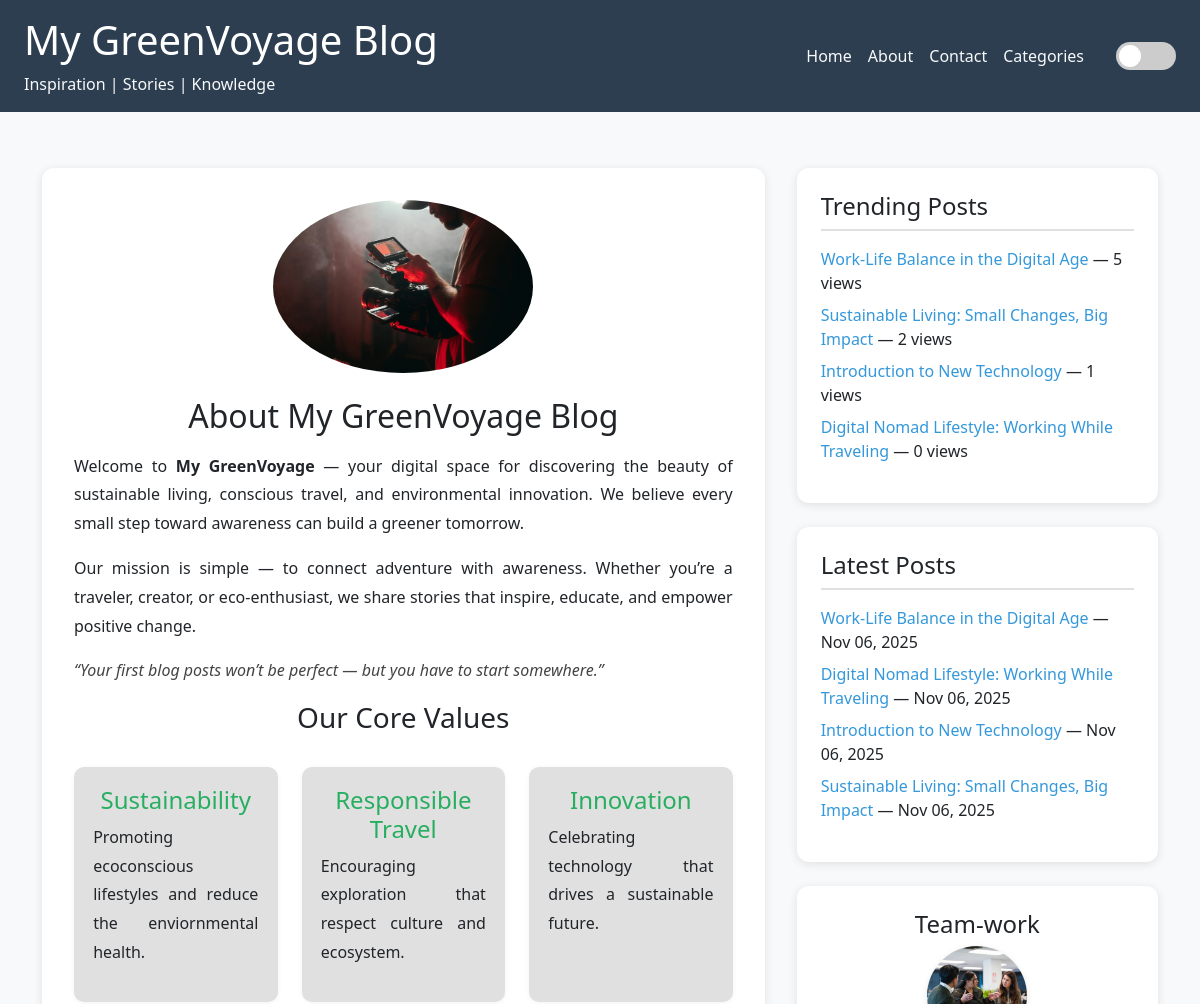
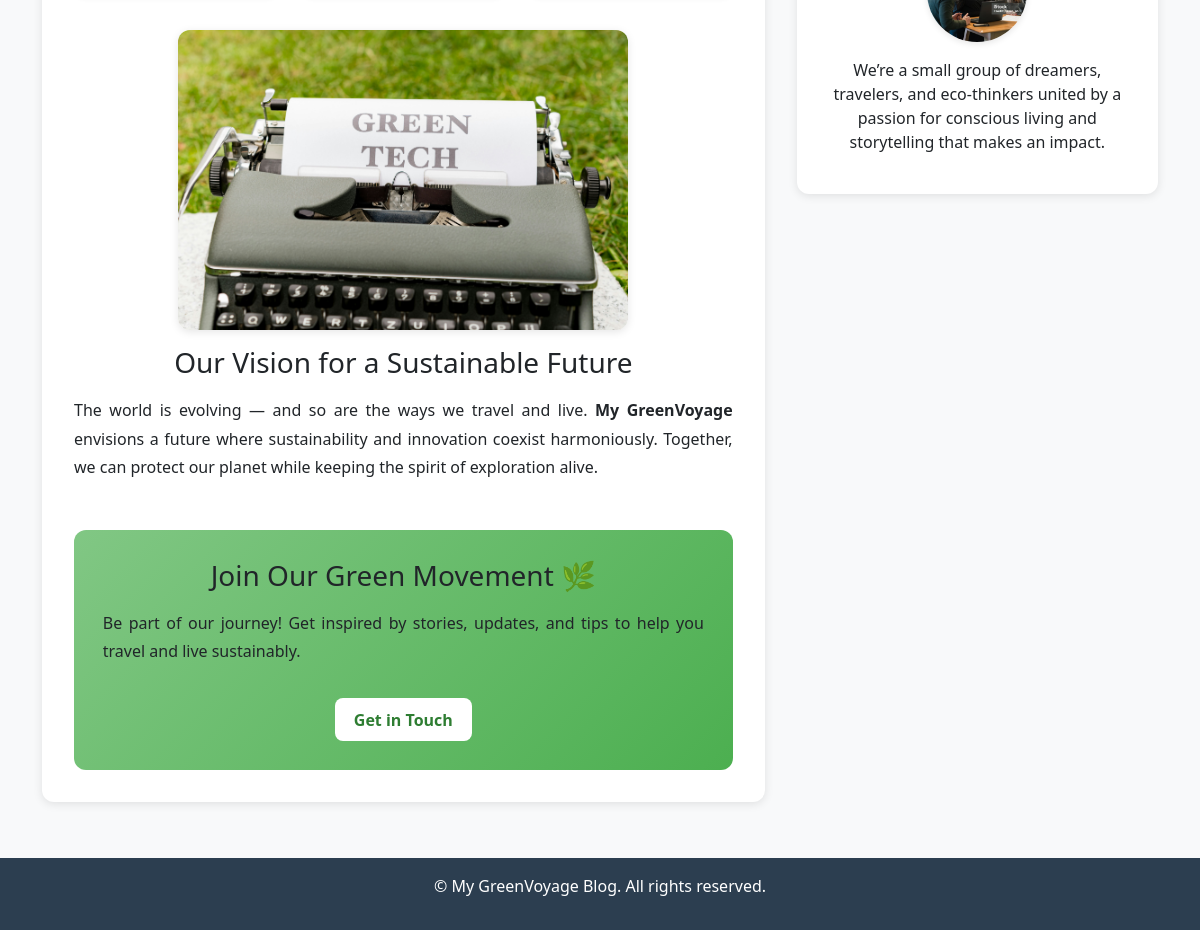
The page /about/ on the database its author committed (2 pictures, top to bottom).
### blog/models.py (models this page shows, shortened)
class Post(models.Model):
    STATUS_CHOICES = (
        ('draft', 'Draft'),
        ('published', 'Published'),
    )
    title = models.CharField(max_length=200)
    slug = models.SlugField(max_length=200, unique=True)
    author = models.ForeignKey(User, on_delete=models.CASCADE, related_name='blog_posts')
    category = models.ForeignKey(Category, on_delete=models.SET_NULL, null=True, related_name='posts')
    tags = models.ManyToManyField('Tag', blank=True, related_name='posts')
    content = models.TextField()
    image = models.ImageField(upload_to='blog_images/', blank=True, null=True)
    status = models.CharField(max_length=10, choices=STATUS_CHOICES, default='draft')
    created_at = models.DateTimeField(default=timezone.now)
    updated_at = models.DateTimeField(auto_now=True)
    views = models.IntegerField(default=0)
    class Meta:
        ordering = ['-created_at']

### blog/views.py (the view)
# urls.py: path('about/', views.about, name='about'),
def about(request):
    trending_posts = Post.objects.filter(status='published').order_by('-views')[:5]
    latest_posts = Post.objects.filter(status='published').order_by('-created_at')[:5]
    categories = Category.objects.all()
    world_trends = []
    api_key = '59974532df38552bec5b6e28201f1092'  # your GNews API key
    try:
        url = 'https://gnews.io/api/v4/top-headlines'
        params = {
            'lang': 'en',
            'country': 'us',
            'topic': 'world',
            'max': 5,
            'token': api_key
        }
        res = requests.get(url, params=params, timeout=10)
        if res.status_code == 200:
            data = res.json()
            world_trends = data.get('articles', [])[:5]
        else:
            print(f"GNews API Error {res.status_code}: {res.text}")
    except Exception as e:
        print("Error fetching world trends:", e)
    context = {
        'trending_posts': trending_posts,
        'latest_posts': latest_posts,
        'categories': categories,
        'world_trends': world_trends,
    }
    return render(request, 'blog/about.html', context)

### blog/templates/blog/about.html (shortened to what this page needs)
{% extends 'blog/base.html' %}
{% load static %}
{% block content %}
<div class="about-page">
    <div class="about-left">
        <img src="{% static 'images/kyle-loftus-DqmXihYx5UE-unsplash.jpg' %}" alt="About Us">
        <h2>About My GreenVoyage Blog</h2>
        <p>
            Welcome to <strong>My GreenVoyage</strong> — your digital space for discovering the beauty of
            sustainable living, conscious travel, and environmental innovation. We believe every small step
            toward awareness can build a greener tomorrow.
        </p>
        <p>
            Our mission is simple — to connect adventure with awareness. Whether you’re a traveler, creator, or
            eco-enthusiast, we share stories that inspire, educate, and empower positive change.
        </p>
        <p style="font-style: italic; color: #444;">
            “Your first blog posts won’t be perfect — but you have to start somewhere.”
        </p>
        <h3> Our Core Values</h3>
        <div class="values">
            <div class="value-card">
                <h4> Sustainability</h4>
                <p>Promoting ecoconscious lifestyles and reduce the enviornmental health.</p>
            </div>
            <div class="value-card">
                <h4> Responsible Travel</h4>
                <p>Encouraging exploration that respect culture and ecosystem.</p>
            </div>
            <div class="value-card">
                <h4> Innovation</h4>
                <p>Celebrating technology that drives a sustainable future.</p>
            </div>
        </div>
        <div class="vision-section">
            <img src="{% static 'images/markus-winkler-GhEE3amEHEU-unsplash.jpg' %}" alt="Eco Travel">
            <h3>Our Vision for a Sustainable Future</h3>
            <p>
                The world is evolving — and so are the ways we travel and live.
                <strong>My GreenVoyage</strong> envisions a future where sustainability and innovation
                coexist harmoniously. Together, we can protect our planet while keeping
                the spirit of exploration alive.
            </p>
        </div>
        <div class="cta-box">
            <h3>Join Our Green Movement 🌿</h3>
            <p>Be part of our journey! Get inspired by stories, updates, and tips
               to help you travel and live sustainably.</p>
            <a href="{% url 'contact' %}">Get in Touch</a>
        </div>
    </div>
    <aside class="sidebar">
        <div class="sidebar-section">
            <h4> Trending Posts</h4>
            <ul>
                {% for post in trending_posts %}
                    <li><a href="{% url 'post_detail' post.slug %}">{{ post.title }}</a> — {{ post.views }} views</li>
                {% empty %}
                    <li>No trending posts yet.</li>
                {% endfor %}
            </ul>
        </div>
        <div class="sidebar-section">
            <h4> Latest Posts</h4>
            <ul>
                {% for post in latest_posts %}
                    <li><a href="{% url 'post_detail' post.slug %}">{{ post.title }}</a> — {{ post.created_at|date:"M d, Y" }}</li>
                {% empty %}
                    <li>No recent posts.</li>
                {% endfor %}
            </ul>
        </div>
        <div class="team-section">
            <h4> Team-work</h4>
            <img src="{% static 'images/istockphoto-2168922157-1024x1024.jpg' %}" alt="Team">
            <p>We’re a small group of dreamers, travelers, and eco-thinkers united by a passion
               for conscious living and storytelling that makes an impact.</p>
        </div>
    </aside>
</div>
{% endblock %}

### blog/templates/blog/base.html (style rules this page uses)
:root { --bg-color: #f8f9fa; --text-color: #212529; --header-bg: #2c3e50; --footer-bg: #2c3e50; --card-bg: #ffffff; --link-color: #3498db; }
body { background: var(--bg-color); color: var(--text-color); font-family: 'Segoe UI', Tahoma, Geneva, Verdana, sans-serif; transition: background 0.3s, color 0.3s; }
a { text-decoration: none; color: var(--link-color); transition: color 0.3s; }

### blog/templates/blog/about.html (style rules this page uses)
.about-page { display: grid; grid-template-columns: 2fr 1fr; gap: 2rem; margin-top: 2rem; transition: background 0.3s, color 0.3s; }
.about-left { background: var(--card-bg); color: var(--text-color); padding: 2rem; border-radius: 12px; box-shadow: 0 2px 10px rgba(0,0,0,0.1); transition: background 0.3s, color 0.3s, box-shadow 0.3s; }
.about-left img { width: 100%; max-width: 260px; border-radius: 50%; display: block; margin: 0 auto 1.5rem auto; }
.about-left h2, .about-left h3 { color: var(--text-color); text-align: center; margin-bottom: 1rem; }
.about-left p { line-height: 1.8; color: var(--text-color); margin-bottom: 1rem; text-align: justify; }
.values { display: flex; flex-wrap: wrap; justify-content: space-between; gap: 1.5rem; margin-top: 2rem; }
.value-card { flex: 1; min-width: 200px; background: #e0e0e0; border-radius: 10px; padding: 1.2rem; text-align: center; box-shadow: 0 1px 5px rgba(0,0,0,0.05); transition: transform 0.3s ease, box-shadow 0.3s ease, background 0.3s, color 0.3s; }
.value-card h4 { color: #27ae60; margin-bottom: 0.5rem; }
.vision-section { margin-top: 2rem; text-align: center; }
.vision-section img { width: 80%; max-width: 450px; border-radius: 12px; margin-bottom: 1rem; box-shadow: 0 2px 8px rgba(0,0,0,0.1); }
.cta-box { margin-top: 3rem; padding: 1.8rem; background: linear-gradient(135deg, #81c784, #4caf50); color: white; border-radius: 12px; text-align: center; }
.cta-box a { display: inline-block; background: white; color: #2e7d32; padding: 0.6rem 1.2rem; border-radius: 8px; text-decoration: none; font-weight: 600; margin-top: 1rem; }
.sidebar { display: flex; flex-direction: column; gap: 1.5rem; }
.sidebar-section { background: var(--card-bg); color: var(--text-color); padding: 1.5rem; border-radius: 12px; box-shadow: 0 2px 10px rgba(0,0,0,0.1); transition: transform 0.3s, box-shadow 0.3s, background 0.3s, color 0.3s; }
.sidebar-section h4 { margin-bottom: 1rem; color: var(--text-color); border-bottom: 2px solid #e0e0e0; padding-bottom: 0.5rem; }
.sidebar-section ul { list-style: none; padding: 0; }
.sidebar-section li { margin: 0.5rem 0; }
.sidebar-section a { color: #3498db; text-decoration: none; }
.team-section { background: var(--card-bg); padding: 1.5rem; border-radius: 12px; box-shadow: 0 2px 10px rgba(0,0,0,0.1); text-align: center; }
.team-section img { width: 100px; height: 100px; border-radius: 50%; object-fit: cover; margin-bottom: 1rem; box-shadow: 0 2px 6px rgba(0,0,0,0.1); }

### rows shown on the page
Post: title "Work-Life Balance in the Digital Age", views "5", created_at "Nov 06, 2025"
Post: title "Sustainable Living: Small Changes, Big Impact", views "2", created_at "Nov 06, 2025"
Post: title "Introduction to New Technology", views "1", created_at "Nov 06, 2025"
Post: title "Digital Nomad Lifestyle: Working While Traveling", views "0", created_at "Nov 06, 2025"
